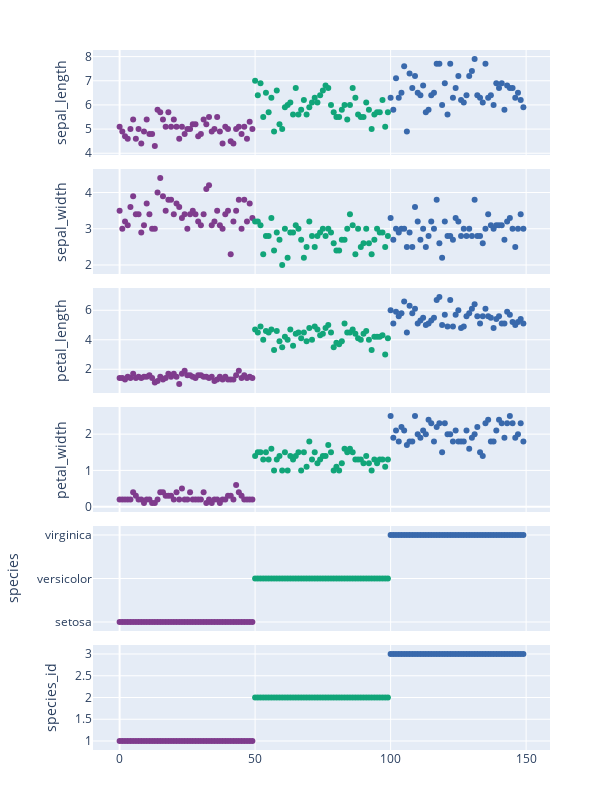

Here is the notebook cell this chart was saved with:
### Code cell
from sklearn import datasets
import pandas as pd
import matplotlib.pyplot as plt
import numpy as np
from sklearn.preprocessing import LabelEncoder 
import plotly.graph_objs as go 
import plotly.express as px
from plotly.subplots import make_subplots
df = px.data.iris()
y_name = 'species'
#그래프 그려서 리스트에 저장해둠.
# dir(px.colors.qualitative)  #색깔템
figs=[]
for i in df.columns:
    fig = px.scatter(data_frame = df, y=i, color = y_name
        ,color_discrete_sequence=px.colors.qualitative.Bold 
    )
    fig.update_layout(    coloraxis_showscale=True  )
    figs.append(fig)

# px 개체에서 data만 때다가 subplot에 붙임
fig = make_subplots(rows=len(figs), cols=1
                    ,shared_xaxes=True
                    , vertical_spacing=0.02
                    )  

for i,figure in enumerate(figs):
    for trace in range(len(figure["data"])):
        fig.append_trace(figure["data"][trace], row=i+1, col=1 )    
        

fig.update_layout(
    width=600,
    height=800,
    margin_l=20,
    margin_r=50,
    margin_b=50,
    margin_t=50,
    coloraxis=dict(colorscale='Bluered_r'),
    showlegend=False,
    coloraxis_showscale=True
)


for i in range(len(figs)):
    fig.update_yaxes(title_text=df.columns[i], row=i+1, col=1)

fig.update_coloraxes(colorbar={'orientation':'v', 'thickness':20, 'y': 1.0})
# fig.layout.coloraxis.colorbar.orientation = 'h'
# print(fig.layout.coloraxis.colorbar.orientation)
# fig.update_traces({'orientation':'h'})
# fig.update_traces(colorbar_orientation='h')
# fig.update_layout(coloraxis= dict(orientation = 'h'))
# fig.update_coloraxes(colorbar_orientation = "h")
fig.for_each_coloraxis(lambda x: x['colorbar'].update({'orientation':'h', 'thickness':20, 'y': -1.0}))
fig.update_traces({'marker': {'colorbar': {'orientation': 'h', 'y': -1.0}, 'colorscale': 'Viridis'}})
fig.show()

### Figure 1 — Plotly figure (JSON) as saved in the notebook; plotly's stock layout.template omitted (floating-point values rounded to 4 significant figures)
{"data": [{"hovertemplate": "species=setosa<br>index=%{x}<br>sepal_length=%{y}<extra></extra>", "legendgroup": "setosa", "marker": {"color": "rgb(127, 60, 141)", "symbol": "circle"}, "mode": "markers", "name": "setosa", "orientation": "v", "showlegend": true, "type": "scatter", "x": [0, 1, 2, 3, 4, 5, 6, 7, 8, 9, 10, 11, 12, 13, 14, 15, 16, 17, 18, 19, 20, 21, 22, 23, 24, 25, 26, 27, 28, 29, 30, 31, 32, 33, 34, 35, 36, 37, 38, 39, 40, 41, 42, 43, 44, 45, 46, 47, 48, 49], "xaxis": "x", "y": [5.1, 4.9, 4.7, 4.6, 5, 5.4, 4.6, 5, 4.4, 4.9, 5.4, 4.8, 4.8, 4.3, 5.8, 5.7, 5.4, 5.1, 5.7, 5.1, 5.4, 5.1, 4.6, 5.1, 4.8, 5, 5, 5.2, 5.2, 4.7, 4.8, 5.4, 5.2, 5.5, 4.9, 5, 5.5, 4.9, 4.4, 5.1, 5, 4.5, 4.4, 5, 5.1, 4.8, 5.1, 4.6, 5.3, 5], "yaxis": "y"}, {"hovertemplate": "species=versicolor<br>index=%{x}<br>sepal_length=%{y}<extra></extra>", "legendgroup": "versicolor", "marker": {"color": "rgb(17, 165, 121)", "symbol": "circle"}, "mode": "markers", "name": "versicolor", "orientation": "v", "showlegend": true, "type": "scatter", "x": [50, 51, 52, 53, 54, 55, 56, 57, 58, 59, 60, 61, 62, 63, 64, 65, 66, 67, 68, 69, 70, 71, 72, 73, 74, 75, 76, 77, 78, 79, 80, 81, 82, 83, 84, 85, 86, 87, 88, 89, 90, 91, 92, 93, 94, 95, 96, 97, 98, 99], "xaxis": "x", "y": [7, 6.4, 6.9, 5.5, 6.5, 5.7, 6.3, 4.9, 6.6, 5.2, 5, 5.9, 6, 6.1, 5.6, 6.7, 5.6, 5.8, 6.2, 5.6, 5.9, 6.1, 6.3, 6.1, 6.4, 6.6, 6.8, 6.7, 6, 5.7, 5.5, 5.5, 5.8, 6, 5.4, 6, 6.7, 6.3, 5.6, 5.5, 5.5, 6.1, 5.8, 5, 5.6, 5.7, 5.7, 6.2, 5.1, 5.7], "yaxis": "y"}, {"hovertemplate": "species=virginica<br>index=%{x}<br>sepal_length=%{y}<extra></extra>", "legendgroup": "virginica", "marker": {"color": "rgb(57, 105, 172)", "symbol": "circle"}, "mode": "markers", "name": "virginica", "orientation": "v", "showlegend": true, "type": "scatter", "x": [100, 101, 102, 103, 104, 105, 106, 107, 108, 109, 110, 111, 112, 113, 114, 115, 116, 117, 118, 119, 120, 121, 122, 123, 124, 125, 126, 127, 128, 129, 130, 131, 132, 133, 134, 135, 136, 137, 138, 139, 140, 141, 142, 143, 144, 145, 146, 147, 148, 149], "xaxis": "x", "y": [6.3, 5.8, 7.1, 6.3, 6.5, 7.6, 4.9, 7.3, 6.7, 7.2, 6.5, 6.4, 6.8, 5.7, 5.8, 6.4, 6.5, 7.7, 7.7, 6, 6.9, 5.6, 7.7, 6.3, 6.7, 7.2, 6.2, 6.1, 6.4, 7.2, 7.4, 7.9, 6.4, 6.3, 6.1, 7.7, 6.3, 6.4, 6, 6.9, 6.7, 6.9, 5.8, 6.8, 6.7, 6.7, 6.3, 6.5, 6.2, 5.9], "yaxis": "y"}, {"hovertemplate": "species=setosa<br>index=%{x}<br>sepal_width=%{y}<extra></extra>", "legendgroup": "setosa", "marker": {"color": "rgb(127, 60, 141)", "symbol": "circle"}, "mode": "markers", "name": "setosa", "orientation": "v", "showlegend": true, "type": "scatter", "x": [0, 1, 2, 3, 4, 5, 6, 7, 8, 9, 10, 11, 12, 13, 14, 15, 16, 17, 18, 19, 20, 21, 22, 23, 24, 25, 26, 27, 28, 29, 30, 31, 32, 33, 34, 35, 36, 37, 38, 39, 40, 41, 42, 43, 44, 45, 46, 47, 48, 49], "xaxis": "x2", "y": [3.5, 3, 3.2, 3.1, 3.6, 3.9, 3.4, 3.4, 2.9, 3.1, 3.7, 3.4, 3, 3, 4, 4.4, 3.9, 3.5, 3.8, 3.8, 3.4, 3.7, 3.6, 3.3, 3.4, 3, 3.4, 3.5, 3.4, 3.2, 3.1, 3.4, 4.1, 4.2, 3.1, 3.2, 3.5, 3.1, 3, 3.4, 3.5, 2.3, 3.2, 3.5, 3.8, 3, 3.8, 3.2, 3.7, 3.3], "yaxis": "y2"}, {"hovertemplate": "species=versicolor<br>index=%{x}<br>sepal_width=%{y}<extra></extra>", "legendgroup": "versicolor", "marker": {"color": "rgb(17, 165, 121)", "symbol": "circle"}, "mode": "markers", "name": "versicolor", "orientation": "v", "showlegend": true, "type": "scatter", "x": [50, 51, 52, 53, 54, 55, 56, 57, 58, 59, 60, 61, 62, 63, 64, 65, 66, 67, 68, 69, 70, 71, 72, 73, 74, 75, 76, 77, 78, 79, 80, 81, 82, 83, 84, 85, 86, 87, 88, 89, 90, 91, 92, 93, 94, 95, 96, 97, 98, 99], "xaxis": "x2", "y": [3.2, 3.2, 3.1, 2.3, 2.8, 2.8, 3.3, 2.4, 2.9, 2.7, 2, 3, 2.2, 2.9, 2.9, 3.1, 3, 2.7, 2.2, 2.5, 3.2, 2.8, 2.5, 2.8, 2.9, 3, 2.8, 3, 2.9, 2.6, 2.4, 2.4, 2.7, 2.7, 3, 3.4, 3.1, 2.3, 3, 2.5, 2.6, 3, 2.6, 2.3, 2.7, 3, 2.9, 2.9, 2.5, 2.8], "yaxis": "y2"}, {"hovertemplate": "species=virginica<br>index=%{x}<br>sepal_width=%{y}<extra></extra>", "legendgroup": "virginica", "marker": {"color": "rgb(57, 105, 172)", "symbol": "circle"}, "mode": "markers", "name": "virginica", "orientation": "v", "showlegend": true, "type": "scatter", "x": [100, 101, 102, 103, 104, 105, 106, 107, 108, 109, 110, 111, 112, 113, 114, 115, 116, 117, 118, 119, 120, 121, 122, 123, 124, 125, 126, 127, 128, 129, 130, 131, 132, 133, 134, 135, 136, 137, 138, 139, 140, 141, 142, 143, 144, 145, 146, 147, 148, 149], "xaxis": "x2", "y": [3.3, 2.7, 3, 2.9, 3, 3, 2.5, 2.9, 2.5, 3.6, 3.2, 2.7, 3, 2.5, 2.8, 3.2, 3, 3.8, 2.6, 2.2, 3.2, 2.8, 2.8, 2.7, 3.3, 3.2, 2.8, 3, 2.8, 3, 2.8, 3.8, 2.8, 2.8, 2.6, 3, 3.4, 3.1, 3, 3.1, 3.1, 3.1, 2.7, 3.2, 3.3, 3, 2.5, 3, 3.4, 3], "yaxis": "y2"}, {"hovertemplate": "species=setosa<br>index=%{x}<br>petal_length=%{y}<extra></extra>", "legendgroup": "setosa", "marker": {"color": "rgb(127, 60, 141)", "symbol": "circle"}, "mode": "markers", "name": "setosa", "orientation": "v", "showlegend": true, "type": "scatter", "x": [0, 1, 2, 3, 4, 5, 6, 7, 8, 9, 10, 11, 12, 13, 14, 15, 16, 17, 18, 19, 20, 21, 22, 23, 24, 25, 26, 27, 28, 29, 30, 31, 32, 33, 34, 35, 36, 37, 38, 39, 40, 41, 42, 43, 44, 45, 46, 47, 48, 49], "xaxis": "x3", "y": [1.4, 1.4, 1.3, 1.5, 1.4, 1.7, 1.4, 1.5, 1.4, 1.5, 1.5, 1.6, 1.4, 1.1, 1.2, 1.5, 1.3, 1.4, 1.7, 1.5, 1.7, 1.5, 1, 1.7, 1.9, 1.6, 1.6, 1.5, 1.4, 1.6, 1.6, 1.5, 1.5, 1.4, 1.5, 1.2, 1.3, 1.5, 1.3, 1.5, 1.3, 1.3, 1.3, 1.6, 1.9, 1.4, 1.6, 1.4, 1.5, 1.4], "yaxis": "y3"}, {"hovertemplate": "species=versicolor<br>index=%{x}<br>petal_length=%{y}<extra></extra>", "legendgroup": "versicolor", "marker": {"color": "rgb(17, 165, 121)", "symbol": "circle"}, "mode": "markers", "name": "versicolor", "orientation": "v", "showlegend": true, "type": "scatter", "x": [50, 51, 52, 53, 54, 55, 56, 57, 58, 59, 60, 61, 62, 63, 64, 65, 66, 67, 68, 69, 70, 71, 72, 73, 74, 75, 76, 77, 78, 79, 80, 81, 82, 83, 84, 85, 86, 87, 88, 89, 90, 91, 92, 93, 94, 95, 96, 97, 98, 99], "xaxis": "x3", "y": [4.7, 4.5, 4.9, 4, 4.6, 4.5, 4.7, 3.3, 4.6, 3.9, 3.5, 4.2, 4, 4.7, 3.6, 4.4, 4.5, 4.1, 4.5, 3.9, 4.8, 4, 4.9, 4.7, 4.3, 4.4, 4.8, 5, 4.5, 3.5, 3.8, 3.7, 3.9, 5.1, 4.5, 4.5, 4.7, 4.4, 4.1, 4, 4.4, 4.6, 4, 3.3, 4.2, 4.2, 4.2, 4.3, 3, 4.1], "yaxis": "y3"}, {"hovertemplate": "species=virginica<br>index=%{x}<br>petal_length=%{y}<extra></extra>", "legendgroup": "virginica", "marker": {"color": "rgb(57, 105, 172)", "symbol": "circle"}, "mode": "markers", "name": "virginica", "orientation": "v", "showlegend": true, "type": "scatter", "x": [100, 101, 102, 103, 104, 105, 106, 107, 108, 109, 110, 111, 112, 113, 114, 115, 116, 117, 118, 119, 120, 121, 122, 123, 124, 125, 126, 127, 128, 129, 130, 131, 132, 133, 134, 135, 136, 137, 138, 139, 140, 141, 142, 143, 144, 145, 146, 147, 148, 149], "xaxis": "x3", "y": [6, 5.1, 5.9, 5.6, 5.8, 6.6, 4.5, 6.3, 5.8, 6.1, 5.1, 5.3, 5.5, 5, 5.1, 5.3, 5.5, 6.7, 6.9, 5, 5.7, 4.9, 6.7, 4.9, 5.7, 6, 4.8, 4.9, 5.6, 5.8, 6.1, 6.4, 5.6, 5.1, 5.6, 6.1, 5.6, 5.5, 4.8, 5.4, 5.6, 5.1, 5.1, 5.9, 5.7, 5.2, 5, 5.2, 5.4, 5.1], "yaxis": "y3"}, {"hovertemplate": "species=setosa<br>index=%{x}<br>petal_width=%{y}<extra></extra>", "legendgroup": "setosa", "marker": {"color": "rgb(127, 60, 141)", "symbol": "circle"}, "mode": "markers", "name": "setosa", "orientation": "v", "showlegend": true, "type": "scatter", "x": [0, 1, 2, 3, 4, 5, 6, 7, 8, 9, 10, 11, 12, 13, 14, 15, 16, 17, 18, 19, 20, 21, 22, 23, 24, 25, 26, 27, 28, 29, 30, 31, 32, 33, 34, 35, 36, 37, 38, 39, 40, 41, 42, 43, 44, 45, 46, 47, 48, 49], "xaxis": "x4", "y": [0.2, 0.2, 0.2, 0.2, 0.2, 0.4, 0.3, 0.2, 0.2, 0.1, 0.2, 0.2, 0.1, 0.1, 0.2, 0.4, 0.4, 0.3, 0.3, 0.3, 0.2, 0.4, 0.2, 0.5, 0.2, 0.2, 0.4, 0.2, 0.2, 0.2, 0.2, 0.4, 0.1, 0.2, 0.1, 0.2, 0.2, 0.1, 0.2, 0.2, 0.3, 0.3, 0.2, 0.6, 0.4, 0.3, 0.2, 0.2, 0.2, 0.2], "yaxis": "y4"}, {"hovertemplate": "species=versicolor<br>index=%{x}<br>petal_width=%{y}<extra></extra>", "legendgroup": "versicolor", "marker": {"color": "rgb(17, 165, 121)", "symbol": "circle"}, "mode": "markers", "name": "versicolor", "orientation": "v", "showlegend": true, "type": "scatter", "x": [50, 51, 52, 53, 54, 55, 56, 57, 58, 59, 60, 61, 62, 63, 64, 65, 66, 67, 68, 69, 70, 71, 72, 73, 74, 75, 76, 77, 78, 79, 80, 81, 82, 83, 84, 85, 86, 87, 88, 89, 90, 91, 92, 93, 94, 95, 96, 97, 98, 99], "xaxis": "x4", "y": [1.4, 1.5, 1.5, 1.3, 1.5, 1.3, 1.6, 1, 1.3, 1.4, 1, 1.5, 1, 1.4, 1.3, 1.4, 1.5, 1, 1.5, 1.1, 1.8, 1.3, 1.5, 1.2, 1.3, 1.4, 1.4, 1.7, 1.5, 1, 1.1, 1, 1.2, 1.6, 1.5, 1.6, 1.5, 1.3, 1.3, 1.3, 1.2, 1.4, 1.2, 1, 1.3, 1.2, 1.3, 1.3, 1.1, 1.3], "yaxis": "y4"}, {"hovertemplate": "species=virginica<br>index=%{x}<br>petal_width=%{y}<extra></extra>", "legendgroup": "virginica", "marker": {"color": "rgb(57, 105, 172)", "symbol": "circle"}, "mode": "markers", "name": "virginica", "orientation": "v", "showlegend": true, "type": "scatter", "x": [100, 101, 102, 103, 104, 105, 106, 107, 108, 109, 110, 111, 112, 113, 114, 115, 116, 117, 118, 119, 120, 121, 122, 123, 124, 125, 126, 127, 128, 129, 130, 131, 132, 133, 134, 135, 136, 137, 138, 139, 140, 141, 142, 143, 144, 145, 146, 147, 148, 149], "xaxis": "x4", "y": [2.5, 1.9, 2.1, 1.8, 2.2, 2.1, 1.7, 1.8, 1.8, 2.5, 2, 1.9, 2.1, 2, 2.4, 2.3, 1.8, 2.2, 2.3, 1.5, 2.3, 2, 2, 1.8, 2.1, 1.8, 1.8, 1.8, 2.1, 1.6, 1.9, 2, 2.2, 1.5, 1.4, 2.3, 2.4, 1.8, 1.8, 2.1, 2.4, 2.3, 1.9, 2.3, 2.5, 2.3, 1.9, 2, 2.3, 1.8], "yaxis": "y4"}, {"hovertemplate": "species=%{y}<br>index=%{x}<extra></extra>", "legendgroup": "setosa", "marker": {"color": "rgb(127, 60, 141)", "symbol": "circle"}, "mode": "markers", "name": "setosa", "orientation": "v", "showlegend": true, "type": "scatter", "x": [0, 1, 2, 3, 4, 5, 6, 7, 8, 9, 10, 11, 12, 13, 14, 15, 16, 17, 18, 19, 20, 21, 22, 23, 24, 25, 26, 27, 28, 29, 30, 31, 32, 33, 34, 35, 36, 37, 38, 39, 40, 41, 42, 43, 44, 45, 46, 47, 48, 49], "xaxis": "x5", "y": ["setosa", "setosa", "setosa", "setosa", "setosa", "setosa", "setosa", "setosa", "setosa", "setosa", "setosa", "setosa", "setosa", "setosa", "setosa", "setosa", "setosa", "setosa", "setosa", "setosa", "setosa", "setosa", "setosa", "setosa", "setosa", "setosa", "setosa", "setosa", "setosa", "setosa", "setosa", "setosa", "setosa", "setosa", "setosa", "setosa", "setosa", "setosa", "setosa", "setosa", "setosa", "setosa", "setosa", "setosa", "setosa", "setosa", "setosa", "setosa", "setosa", "setosa"], "yaxis": "y5"}, {"hovertemplate": "species=%{y}<br>index=%{x}<extra></extra>", "legendgroup": "versicolor", "marker": {"color": "rgb(17, 165, 121)", "symbol": "circle"}, "mode": "markers", "name": "versicolor", "orientation": "v", "showlegend": true, "type": "scatter", "x": [50, 51, 52, 53, 54, 55, 56, 57, 58, 59, 60, 61, 62, 63, 64, 65, 66, 67, 68, 69, 70, 71, 72, 73, 74, 75, 76, 77, 78, 79, 80, 81, 82, 83, 84, 85, 86, 87, 88, 89, 90, 91, 92, 93, 94, 95, 96, 97, 98, 99], "xaxis": "x5", "y": ["versicolor", "versicolor", "versicolor", "versicolor", "versicolor", "versicolor", "versicolor", "versicolor", "versicolor", "versicolor", "versicolor", "versicolor", "versicolor", "versicolor", "versicolor", "versicolor", "versicolor", "versicolor", "versicolor", "versicolor", "versicolor", "versicolor", "versicolor", "versicolor", "versicolor", "versicolor", "versicolor", "versicolor", "versicolor", "versicolor", "versicolor", "versicolor", "versicolor", "versicolor", "versicolor", "versicolor", "versicolor", "versicolor", "versicolor", "versicolor", "versicolor", "versicolor", "versicolor", "versicolor", "versicolor", "versicolor", "versicolor", "versicolor", "versicolor", "versicolor"], "yaxis": "y5"}, {"hovertemplate": "species=%{y}<br>index=%{x}<extra></extra>", "legendgroup": "virginica", "marker": {"color": "rgb(57, 105, 172)", "symbol": "circle"}, "mode": "markers", "name": "virginica", "orientation": "v", "showlegend": true, "type": "scatter", "x": [100, 101, 102, 103, 104, 105, 106, 107, 108, 109, 110, 111, 112, 113, 114, 115, 116, 117, 118, 119, 120, 121, 122, 123, 124, 125, 126, 127, 128, 129, 130, 131, 132, 133, 134, 135, 136, 137, 138, 139, 140, 141, 142, 143, 144, 145, 146, 147, 148, 149], "xaxis": "x5", "y": ["virginica", "virginica", "virginica", "virginica", "virginica", "virginica", "virginica", "virginica", "virginica", "virginica", "virginica", "virginica", "virginica", "virginica", "virginica", "virginica", "virginica", "virginica", "virginica", "virginica", "virginica", "virginica", "virginica", "virginica", "virginica", "virginica", "virginica", "virginica", "virginica", "virginica", "virginica", "virginica", "virginica", "virginica", "virginica", "virginica", "virginica", "virginica", "virginica", "virginica", "virginica", "virginica", "virginica", "virginica", "virginica", "virginica", "virginica", "virginica", "virginica", "virginica"], "yaxis": "y5"}, {"hovertemplate": "species=setosa<br>index=%{x}<br>species_id=%{y}<extra></extra>", "legendgroup": "setosa", "marker": {"color": "rgb(127, 60, 141)", "symbol": "circle"}, "mode": "markers", "name": "setosa", "orientation": "v", "showlegend": true, "type": "scatter", "x": [0, 1, 2, 3, 4, 5, 6, 7, 8, 9, 10, 11, 12, 13, 14, 15, 16, 17, 18, 19, 20, 21, 22, 23, 24, 25, 26, 27, 28, 29, 30, 31, 32, 33, 34, 35, 36, 37, 38, 39, 40, 41, 42, 43, 44, 45, 46, 47, 48, 49], "xaxis": "x6", "y": [1, 1, 1, 1, 1, 1, 1, 1, 1, 1, 1, 1, 1, 1, 1, 1, 1, 1, 1, 1, 1, 1, 1, 1, 1, 1, 1, 1, 1, 1, 1, 1, 1, 1, 1, 1, 1, 1, 1, 1, 1, 1, 1, 1, 1, 1, 1, 1, 1, 1], "yaxis": "y6"}, {"hovertemplate": "species=versicolor<br>index=%{x}<br>species_id=%{y}<extra></extra>", "legendgroup": "versicolor", "marker": {"color": "rgb(17, 165, 121)", "symbol": "circle"}, "mode": "markers", "name": "versicolor", "orientation": "v", "showlegend": true, "type": "scatter", "x": [50, 51, 52, 53, 54, 55, 56, 57, 58, 59, 60, 61, 62, 63, 64, 65, 66, 67, 68, 69, 70, 71, 72, 73, 74, 75, 76, 77, 78, 79, 80, 81, 82, 83, 84, 85, 86, 87, 88, 89, 90, 91, 92, 93, 94, 95, 96, 97, 98, 99], "xaxis": "x6", "y": [2, 2, 2, 2, 2, 2, 2, 2, 2, 2, 2, 2, 2, 2, 2, 2, 2, 2, 2, 2, 2, 2, 2, 2, 2, 2, 2, 2, 2, 2, 2, 2, 2, 2, 2, 2, 2, 2, 2, 2, 2, 2, 2, 2, 2, 2, 2, 2, 2, 2], "yaxis": "y6"}, {"hovertemplate": "species=virginica<br>index=%{x}<br>species_id=%{y}<extra></extra>", "legendgroup": "virginica", "marker": {"color": "rgb(57, 105, 172)", "symbol": "circle"}, "mode": "markers", "name": "virginica", "orientation": "v", "showlegend": true, "type": "scatter", "x": [100, 101, 102, 103, 104, 105, 106, 107, 108, 109, 110, 111, 112, 113, 114, 115, 116, 117, 118, 119, 120, 121, 122, 123, 124, 125, 126, 127, 128, 129, 130, 131, 132, 133, 134, 135, 136, 137, 138, 139, 140, 141, 142, 143, 144, 145, 146, 147, 148, 149], "xaxis": "x6", "y": [3, 3, 3, 3, 3, 3, 3, 3, 3, 3, 3, 3, 3, 3, 3, 3, 3, 3, 3, 3, 3, 3, 3, 3, 3, 3, 3, 3, 3, 3, 3, 3, 3, 3, 3, 3, 3, 3, 3, 3, 3, 3, 3, 3, 3, 3, 3, 3, 3, 3], "yaxis": "y6"}], "layout": {"coloraxis": {"colorbar": {"orientation": "v", "thickness": 20, "y": 1}, "colorscale": [[0, "rgb(255,0,0)"], [1, "rgb(0,0,255)"]], "showscale": true}, "height": 800, "margin": {"b": 50, "l": 20, "r": 50, "t": 50}, "showlegend": false, "width": 600, "xaxis": {"anchor": "y", "domain": [0, 1], "matches": "x6", "showticklabels": false}, "xaxis2": {"anchor": "y2", "domain": [0, 1], "matches": "x6", "showticklabels": false}, "xaxis3": {"anchor": "y3", "domain": [0, 1], "matches": "x6", "showticklabels": false}, "xaxis4": {"anchor": "y4", "domain": [0, 1], "matches": "x6", "showticklabels": false}, "xaxis5": {"anchor": "y5", "domain": [0, 1], "matches": "x6", "showticklabels": false}, "xaxis6": {"anchor": "y6", "domain": [0, 1]}, "yaxis": {"anchor": "x", "domain": [0.85, 1], "title": {"text": "sepal_length"}}, "yaxis2": {"anchor": "x2", "domain": [0.68, 0.83], "title": {"text": "sepal_width"}}, "yaxis3": {"anchor": "x3", "domain": [0.51, 0.66], "title": {"text": "petal_length"}}, "yaxis4": {"anchor": "x4", "domain": [0.34, 0.49], "title": {"text": "petal_width"}}, "yaxis5": {"anchor": "x5", "domain": [0.17, 0.32], "title": {"text": "species"}}, "yaxis6": {"anchor": "x6", "domain": [0, 0.15], "title": {"text": "species_id"}}}}
